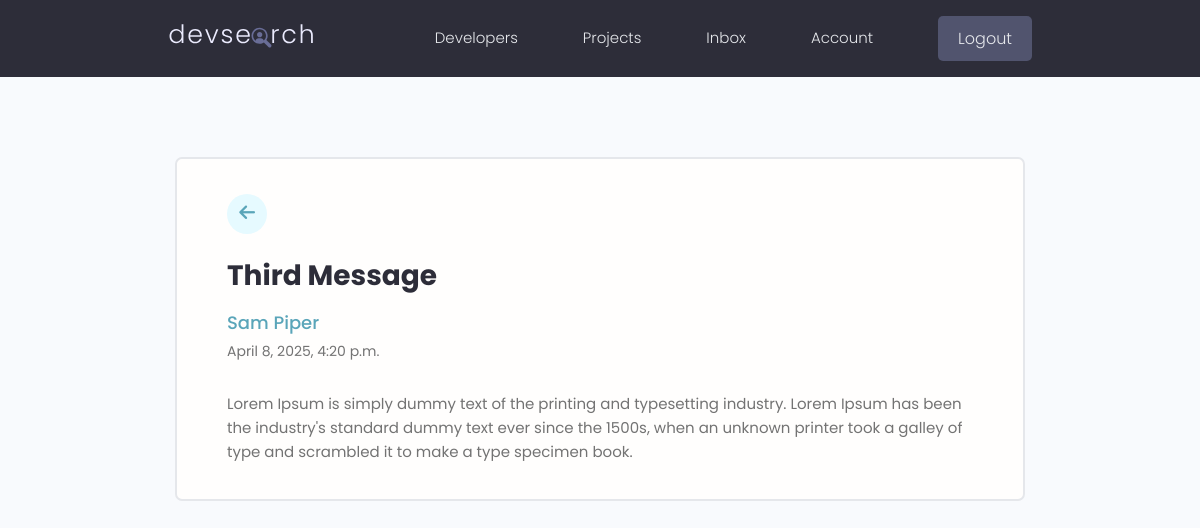
Screenshot of /view-message/1c71fcca-134d-4ce8-abb2-88b5c844ff0e (signed in) with the database file from the repository.
### users/models.py (models this page shows, shortened)
class Message(models.Model):
    class Meta:
        ordering = ['is_read', '-created']
    id = models.UUIDField(default=uuid.uuid4, unique=True, primary_key=True, editable=False)
    sender = ForeignKey(Profile, on_delete=models.SET_NULL, null=True, blank=True)
    recipient = ForeignKey(Profile, on_delete=models.SET_NULL, null=True, blank=True, related_name='messages')
    name = models.CharField(max_length=200, null=True, blank=True)
    email = models.EmailField(max_length=200, null=True, blank=True)
    is_read = models.BooleanField(default=False, null=True)
    subject = models.CharField(max_length=200, null=True, blank=True)
    body = models.TextField()
    created = models.DateTimeField(auto_now_add=True)

### users/views.py (the view)
# urls.py: path('view-message/<str:pk>', views.view_message, name='view-message'),
@login_required(login_url='login')
def view_message(request, pk):
    profile = request.user.profile
    profile_message = profile.messages.get(id=pk)
    if not profile_message.is_read:
        profile_message.is_read = True
        profile_message.save()
    context = {'profile_message': profile_message}
    return render(request, template_name='users/message.html', context=context)

### users/templates/users/message.html
{% extends 'main.html' %}
{% block content %}
  <main class="messagePage my-xl">
    <div class="content-box">
      <div class="message">
        <a class="backButton" href="{% url 'inbox' %}"><i class="fas fa-arrow-left"></i></a>
        <h2 class="message__subject">{{ profile_message.subject }}</h2>
        {% if not profile_message.sender %}
          <p class="message__author">{{ profile_message.name }}</p>
        {% else %}
          <a href="{% url 'user-profile' profile_message.sender.id %}" class="message__author">{{ profile_message.name }}</a>
        {% endif %}
          <p class="message__date">{{ profile_message.created }}</p>
          <div class="message__body">
            {{ profile_message.body|linebreaksbr }}
          </div>
      </div>
    </div>
  </main>
{% endblock content %}

### static/styles/app.css (style rules this page uses)
:root { --color-sub: #2d2d39; }
.content-box { width: 95%; max-width: 85rem; margin: 0 auto; }
.message { padding: 2.5rem 0; }
.message > a { display: flex; gap: 1rem; }
.message__author, .message__date { flex-basis: 25%; }
.message__subject { flex-basis: 50%; }
.message__date { text-align: right; }
.messagePage .message { list-style: none; background: var(--color-white); padding: 3.5rem 5rem; border: 2px solid var(--color-light); border-radius: 0.7rem; }
.messagePage .message__subject { font-size: 2.8rem; color: var(--color-sub); margin-bottom: 1rem; margin-top: 2rem; }
.messagePage .message__author { font-size: 1.8rem; font-weight: 500; }
.messagePage .message__date { font-size: 1.4rem; font-weight: 400; text-align: left; margin-bottom: 3rem; }
.backButton { background: var(--color-main-light); color: var(--color-main); width: 4rem; height: 4rem; display: flex; align-items: center; justify-content: center; border-radius: 50%; }
.backButton i { font-size: 1.8rem; }

### static/uikit/styles/modules/_variables.css (style rules this page uses)
:root { --color-main: #5aa5b9; --color-main-light: #e6faff; --color-sub: #3f4156; --color-sub-light: #51546e; --color-sub-lighter: #ededfd; --color-text: #737373; --color-gray: #8b8b8b; --color-light: #e5e7eb; --color-light-gray: #767676; --color-bg: #f8fafd; --color-white: #fffefd; --color-white-light: #f3f3f3; --color-success: #359e64; --color-success-bg: #def8e8; --color-error: #fc4b0b; --color-error-bg: #fff2ee; --font-base: 'Poppins', arial, helvetica, 'Segoe UI', roboto, ubuntu, sans-serif; --font-monospace: 'Fira Code', 'Courier New', courier, monospace; --font-regular: 300; --font-medium: 500; --font-bold: 700; --generic-shadow: 1px 1px 5px #00000010; --generic-transition: all 0.3s ease-in-out; }

### static/uikit/styles/modules/_base.css (style rules this page uses)
* { margin: 0; padding: 0; box-sizing: border-box; text-rendering: optimizeLegibility; color: inherit; font-size: inherit; }
html { font-size: 50%; }
@media only screen and (min-width: 480px) { html { font-size: 56.25%; } }
@media only screen and (min-width: 1200px) { html { font-size: 62.5%; } }
body { line-height: 1.6; font-weight: 400; font-size: 1.5rem; color: var(--color-text); background-color: var(--color-bg); min-height: 100vh; }

### static/uikit/styles/modules/_typography.css (style rules this page uses)
* { font-family: var(--font-base); }
h2 { font-size: 3.6rem; font-weight: var(--font-bold); }
p, span, strong { font-size: 1.6rem; color: var(--color-text); font-weight: var(--font-regular); }
a { padding-bottom: 2px; text-decoration: none; display: inline-block; color: var(--color-main); font-weight: var(--font-medium); }

### static/uikit/styles/modules/_utilities.css (style rules this page uses)
.my-xl { margin: 8rem auto; }

### rows the page displays
Message: subject "Third Message", name "Sam Piper", created "April 8, 2025, 4:20 p.m.", body "Lorem Ipsum is simply dummy text of the printing and typesetting industry. Lorem Ipsum has been the industry's standard dummy text ever since the 1500s, when an unknown printer took a galley of type and scrambled it to make a type specimen book."
